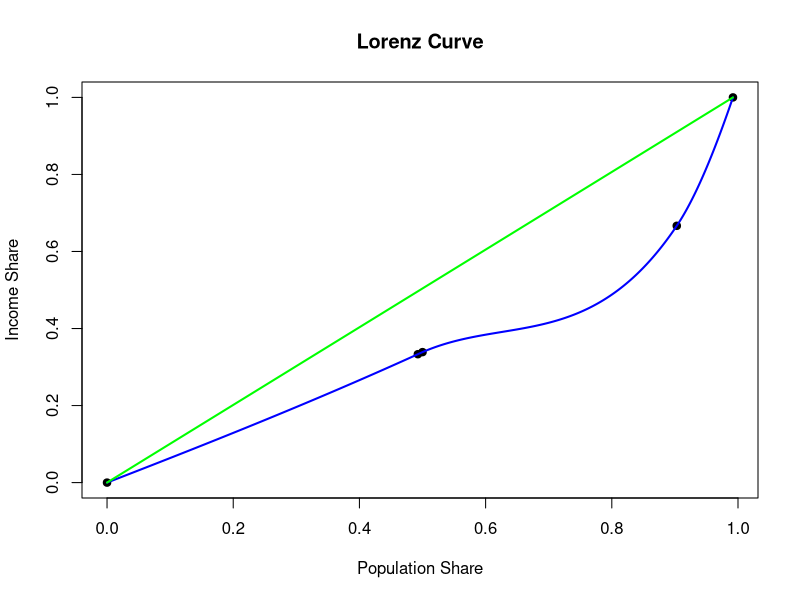

This figure's R source:
## ---- chunk 1
library(splines2)
## ---- chunk 2
IPx <- sort(c(0.0,0.5,0.492629,0.902959715,0.992020086))
IPy <- sort(c(0.0,0.338737767,0.333333333,0.666666667,1))
## ---- chunk 3
P <- splinefun(IPx, IPy, method = "hyman")
## ---- chunk 4
P
## ---- chunk 5
E = function(x){
  return((IPy[5]/IPx[5])*x)
}
## ---- chunk 6
x <- seq(IPx[1],IPx[5],length.out=1000)
y <- P(x)
Ey <- E(x)
## ---- chunk 7
plot(IPx, IPy, pch = 19, main = "Lorenz Curve",
     xlab = "Population Share", ylab = "Income Share")
lines(x, y, col = "blue", lwd = 2)
lines(x, Ey, col = "green", lwd = 2)
## ---- chunk 8
EP <- function(x){
  E(x)-P(x)
}
## ---- chunk 9
areaA <- integrate(EP, IPx[1], IPx[5])
areaB <- integrate(E,IPx[1],IPx[5])
Gini <- areaA$value/areaB$value
